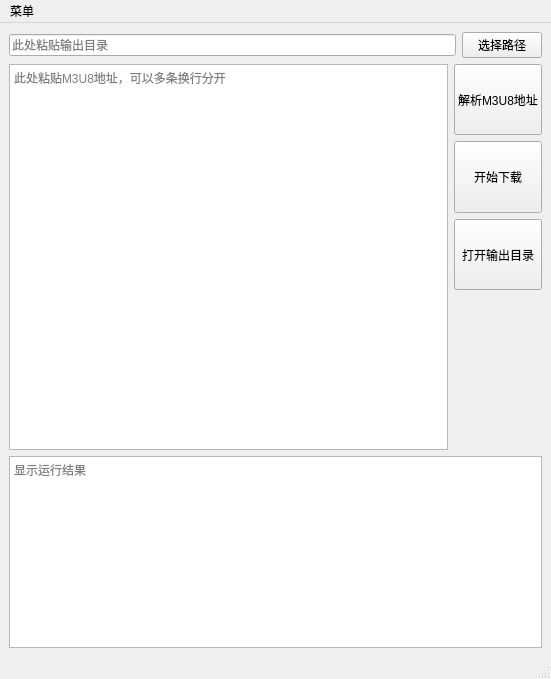
<?xml version="1.0" encoding="UTF-8"?>
<ui version="4.0">
 <class>MainWindow</class>
 <widget class="QMainWindow" name="MainWindow">
  <property name="geometry">
   <rect>
    <x>0</x>
    <y>0</y>
    <width>551</width>
    <height>679</height>
   </rect>
  </property>
  <property name="windowTitle">
   <string>下载M3U8地址的视频</string>
  </property>
  <widget class="QWidget" name="centralwidget">
   <layout class="QVBoxLayout" name="verticalLayout_3">
    <item>
     <layout class="QHBoxLayout" name="horizontalLayout">
      <item>
       <widget class="QLineEdit" name="lineEdit_folder">
        <property name="placeholderText">
         <string>此处粘贴输出目录</string>
        </property>
       </widget>
      </item>
      <item>
       <widget class="QPushButton" name="pushButton_choose_folder">
        <property name="text">
         <string>选择路径</string>
        </property>
       </widget>
      </item>
     </layout>
    </item>
    <item>
     <layout class="QHBoxLayout" name="horizontalLayout_2">
      <item>
       <widget class="QPlainTextEdit" name="plainTextEdit_m3u8">
        <property name="sizeAdjustPolicy">
         <enum>QAbstractScrollArea::AdjustIgnored</enum>
        </property>
        <property name="lineWrapMode">
         <enum>QPlainTextEdit::NoWrap</enum>
        </property>
        <property name="placeholderText">
         <string>此处粘贴M3U8地址，可以多条换行分开</string>
        </property>
       </widget>
      </item>
      <item>
       <layout class="QVBoxLayout" name="verticalLayout_2">
        <item>
         <layout class="QVBoxLayout" name="verticalLayout">
          <item>
           <widget class="QPushButton" name="pushButton_jiexi">
            <property name="sizePolicy">
             <sizepolicy hsizetype="Minimum" vsizetype="Minimum">
              <horstretch>0</horstretch>
              <verstretch>0</verstretch>
             </sizepolicy>
            </property>
            <property name="text">
             <string>解析M3U8地址</string>
            </property>
           </widget>
          </item>
          <item>
           <widget class="QPushButton" name="pushButton_start">
            <property name="sizePolicy">
             <sizepolicy hsizetype="Minimum" vsizetype="Minimum">
              <horstretch>0</horstretch>
              <verstretch>0</verstretch>
             </sizepolicy>
            </property>
            <property name="text">
             <string>开始下载</string>
            </property>
           </widget>
          </item>
          <item>
           <widget class="QPushButton" name="pushButton_openfolder">
            <property name="sizePolicy">
             <sizepolicy hsizetype="Minimum" vsizetype="Minimum">
              <horstretch>0</horstretch>
              <verstretch>0</verstretch>
             </sizepolicy>
            </property>
            <property name="text">
             <string>打开输出目录</string>
            </property>
           </widget>
          </item>
         </layout>
        </item>
        <item>
         <spacer name="verticalSpacer_2">
          <property name="orientation">
           <enum>Qt::Vertical</enum>
          </property>
          <property name="sizeType">
           <enum>QSizePolicy::Minimum</enum>
          </property>
          <property name="sizeHint" stdset="0">
           <size>
            <width>20</width>
            <height>40</height>
           </size>
          </property>
         </spacer>
        </item>
        <item>
         <spacer name="verticalSpacer_4">
          <property name="orientation">
           <enum>Qt::Vertical</enum>
          </property>
          <property name="sizeType">
           <enum>QSizePolicy::Minimum</enum>
          </property>
          <property name="sizeHint" stdset="0">
           <size>
            <width>20</width>
            <height>40</height>
           </size>
          </property>
         </spacer>
        </item>
        <item>
         <spacer name="verticalSpacer_3">
          <property name="orientation">
           <enum>Qt::Vertical</enum>
          </property>
          <property name="sizeType">
           <enum>QSizePolicy::Minimum</enum>
          </property>
          <property name="sizeHint" stdset="0">
           <size>
            <width>20</width>
            <height>40</height>
           </size>
          </property>
         </spacer>
        </item>
        <item>
         <spacer name="verticalSpacer">
          <property name="orientation">
           <enum>Qt::Vertical</enum>
          </property>
          <property name="sizeType">
           <enum>QSizePolicy::Minimum</enum>
          </property>
          <property name="sizeHint" stdset="0">
           <size>
            <width>20</width>
            <height>40</height>
           </size>
          </property>
         </spacer>
        </item>
       </layout>
      </item>
     </layout>
    </item>
    <item>
     <widget class="QTextBrowser" name="textBrowser_out">
      <property name="sizePolicy">
       <sizepolicy hsizetype="Expanding" vsizetype="Minimum">
        <horstretch>0</horstretch>
        <verstretch>0</verstretch>
       </sizepolicy>
      </property>
      <property name="placeholderText">
       <string>显示运行结果</string>
      </property>
     </widget>
    </item>
   </layout>
  </widget>
  <widget class="QStatusBar" name="statusbar"/>
  <widget class="QMenuBar" name="menuBar">
   <property name="geometry">
    <rect>
     <x>0</x>
     <y>0</y>
     <width>551</width>
     <height>23</height>
    </rect>
   </property>
   <widget class="QMenu" name="menu">
    <property name="title">
     <string>菜单</string>
    </property>
    <addaction name="actionabout"/>
   </widget>
   <addaction name="menu"/>
  </widget>
  <action name="actionabout">
   <property name="checkable">
    <bool>false</bool>
   </property>
   <property name="text">
    <string>关于</string>
   </property>
  </action>
 </widget>
 <resources/>
 <connections/>
</ui>
